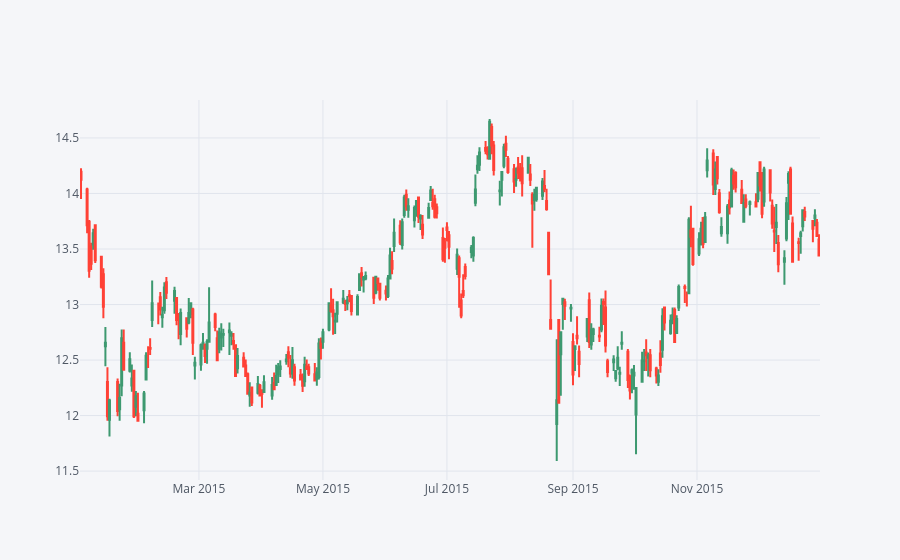

Notebook cell for this chart:
### Code cell
BAC_ohlc = BAC_ohlc.droplevel(level='Ticker', axis=1)
BAC_ohlc[['Open','High','Low','Close','Volume']].loc['2015-01-01':'2016-01-01'].iplot(kind='candle')

### Figure 1 — Plotly figure (JSON) as saved in the notebook; plotly's stock layout.template omitted (floating-point values rounded to 4 significant figures; data arrays with more than 128 entries replaced by an {"elided": "..."} marker saying what was removed)
{"data": [{"close": {"elided": "252 float values"}, "high": {"elided": "252 float values"}, "low": {"elided": "252 float values"}, "open": {"elided": "252 float values"}, "showlegend": false, "type": "candlestick", "x": {"elided": "252 str values"}, "yaxis": "y2"}], "layout": {"legend": {"bgcolor": "#F5F6F9", "font": {"color": "#4D5663"}}, "paper_bgcolor": "#F5F6F9", "plot_bgcolor": "#F5F6F9", "title": {"font": {"color": "#4D5663"}}, "xaxis": {"gridcolor": "#E1E5ED", "rangeslider": {"visible": false}, "showgrid": true, "tickfont": {"color": "#4D5663"}, "title": {"font": {"color": "#4D5663"}, "text": ""}, "zerolinecolor": "#E1E5ED"}, "yaxis": {"gridcolor": "#E1E5ED", "showgrid": true, "showticklabels": false, "tickfont": {"color": "#4D5663"}, "title": {"font": {"color": "#4D5663"}, "text": ""}, "zerolinecolor": "#E1E5ED"}, "yaxis2": {"gridcolor": "#E1E5ED", "showgrid": true, "tickfont": {"color": "#4D5663"}, "title": {"font": {"color": "#4D5663"}, "text": ""}, "zerolinecolor": "#E1E5ED"}}}
